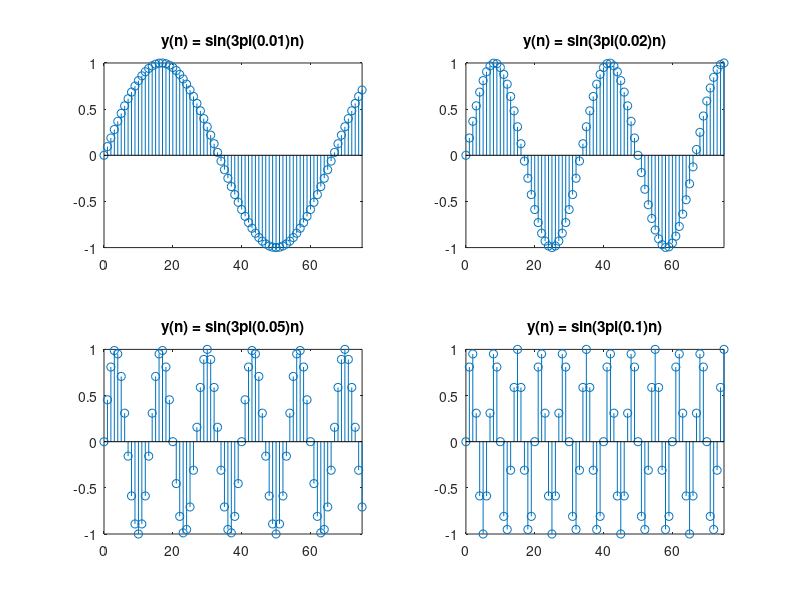

Recreate this plot in MATLAB.
% Tecnologico de Costa Rica
% EL5805 Digital Signal Processing
% Author: Ronald Rios Pineda
% Octave 7.2.0 on macOS Ventura 13.0.1
% Lab 01
% Description: Plot discrete sequence data 

fig = figure('name','Discrete-time signals');
clf;

n = 0:1:75;
f = [0.01 0.02 0.05 0.1];

for i=1:4
    subplot(2,2,i)
    y = sin(3*pi*f(i)*n);
    stem(n,y)
    title(['y(n) = sin(3pi(',num2str(f(i)),')n)'])
    xlim([0 length(n)-1])
end

